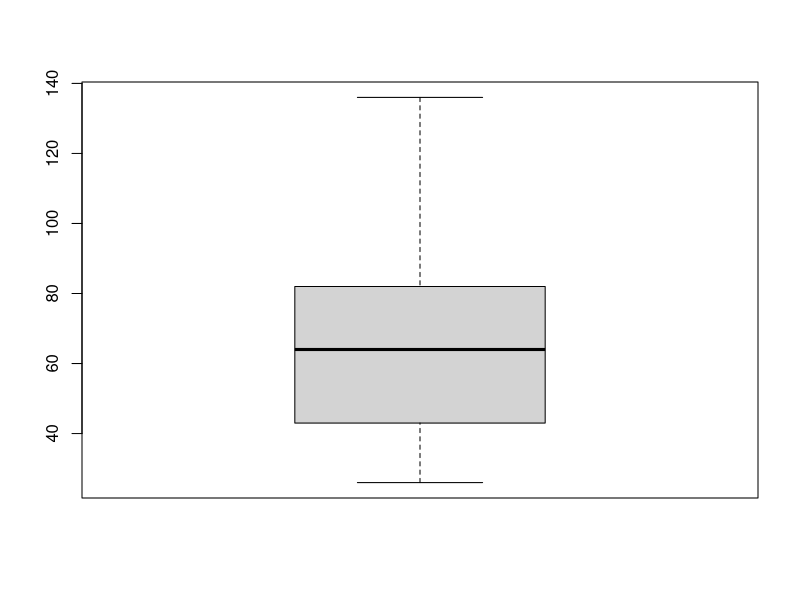
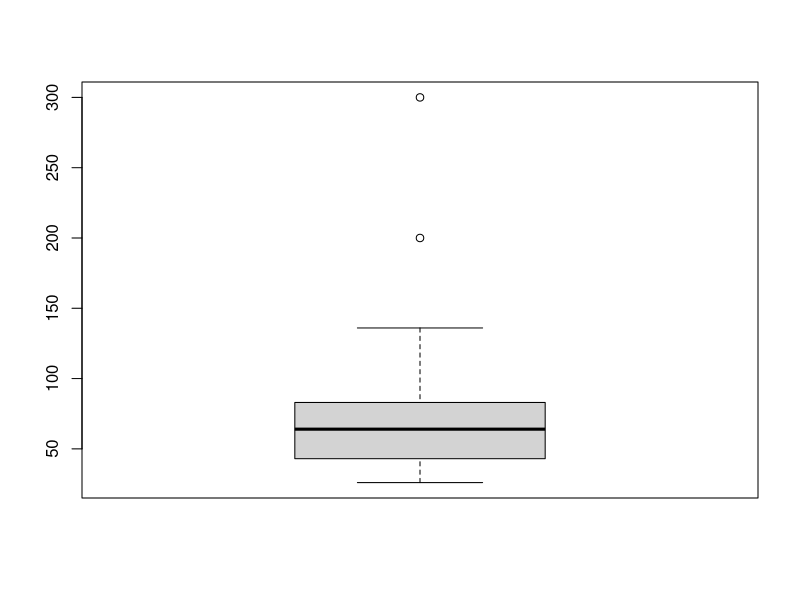

The R script that drew these images, in order: (Note: this script raises an error after producing the figures.)
## ---- chunk 1
knitr::opts_chunk$set(echo = TRUE)
## ---- chunk 2
x = c(11, 21, 15, 20,10,50,60, 10, 60, 85)
sort(x)
stem(x)
## ---- chunk 3
# import data penjualan
Penjualan = scan("data/Penjualan.txt")

# menggunakan diagram batang dana daun
stem(Penjualan)

# kita coba urutkan datanya 
sort(Penjualan)
## ---- chunk 4
boxplot(Penjualan)
## ---- chunk 5
Penjualan[1]=300 #mengubah pengamatan ke-1 dengan angka 300
Penjualan[2]=200 #mengubah pengamatan ke-2 dengan angka 200
boxplot(Penjualan)
## ---- chunk 6
hist(penjualan)
## ---- chunk 7
c(1:5) + c(1:5)
## ---- chunk 8
x = c(1:length(Penjualan))
plot(x, Penjualan, type ="b", main = "Data perdagangan periode 1-50")
## ---- chunk 9
x = rnorm(50)
y = 2 * x + rnorm(1)
df = data.frame(x, y )
df
## ---- chunk 10
plot(df)
## ---- chunk 11

